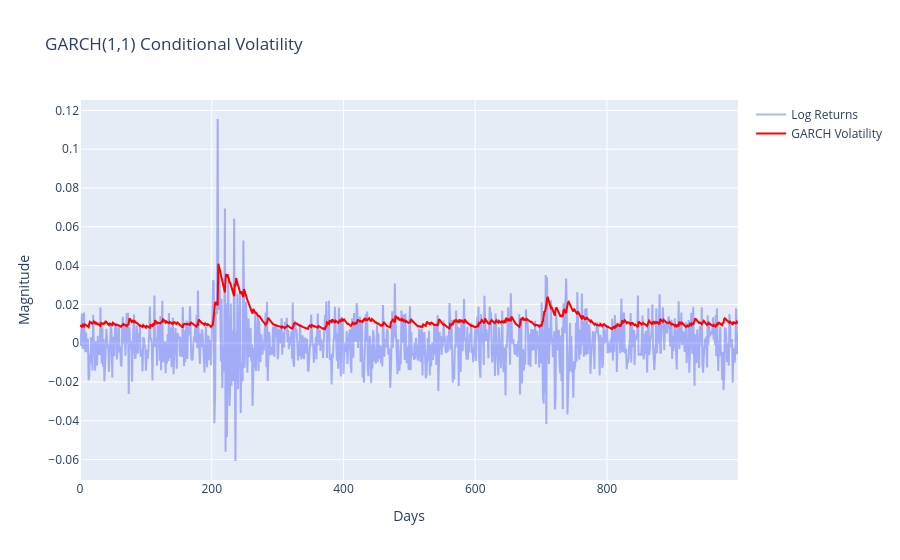

Notebook code for this chart:
### Markdown cell above
## 1. Volatility Clustering: GARCH(1,1)
The GARCH(1,1) model captures time-varying volatility:
$$\sigma_t^2 = \omega + \alpha \epsilon_{t-1}^2 + \beta \sigma_{t-1}^2$$
where $\omega > 0, \alpha \ge 0, \beta \ge 0$ and $\alpha + \beta < 1$ for covariance stationarity.

### Code cell
import numpy as np
import pandas as pd
import plotly.graph_objects as go
from market_risk.volatility import GARCHEngine

np.random.seed(42)
returns = np.random.normal(0, 0.01, 1000)
returns[200:250] *= 3
returns[700:750] *= 2
returns_series = pd.Series(returns)

garch = GARCHEngine(p=1, q=1)
garch.fit(returns_series)
vol = garch.conditional_volatility()

fig = go.Figure()
fig.add_trace(go.Scatter(y=returns, name='Log Returns', opacity=0.5))
fig.add_trace(go.Scatter(y=vol, name='GARCH Volatility', line=dict(color='red')))
fig.update_layout(title='GARCH(1,1) Conditional Volatility', xaxis_title='Days', yaxis_title='Magnitude')
fig.show()

### Figure 1 — Plotly figure (JSON) as saved in the notebook; plotly's stock layout.template omitted (floating-point values rounded to 4 significant figures; data arrays with more than 128 entries replaced by an {"elided": "..."} marker saying what was removed)
{"data": [{"name": "Log Returns", "opacity": 0.5, "type": "scatter", "y": {"elided": "1000 float values"}}, {"line": {"color": "red"}, "name": "GARCH Volatility", "type": "scatter", "y": {"elided": "1000 float values"}}], "layout": {"title": {"text": "GARCH(1,1) Conditional Volatility"}, "xaxis": {"title": {"text": "Days"}}, "yaxis": {"title": {"text": "Magnitude"}}}}
